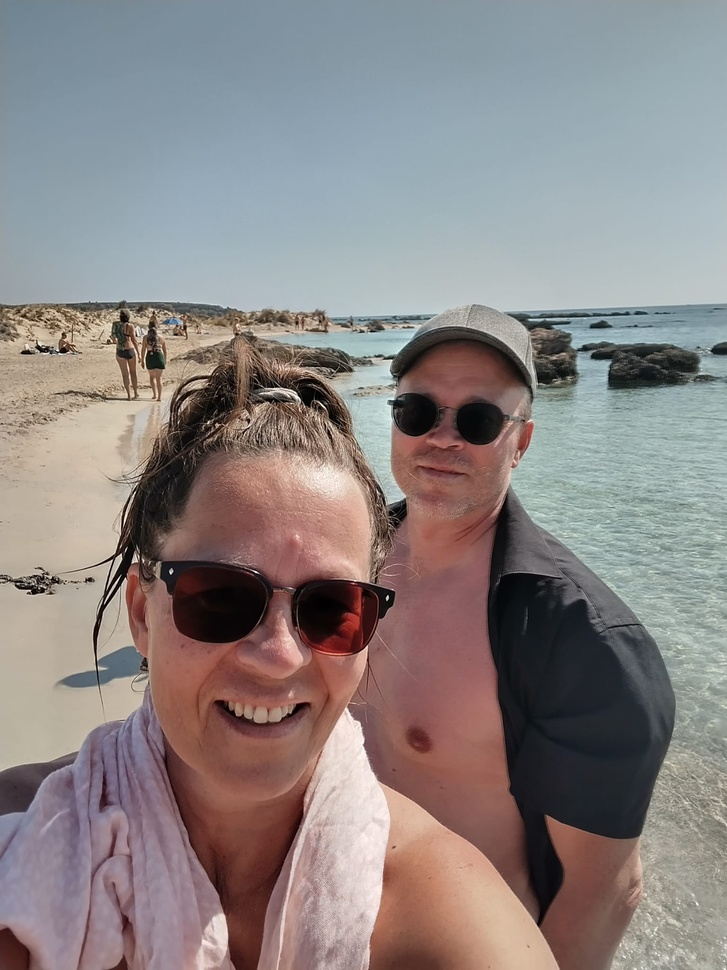
#> input picture cover.JPEG, 727 x 970 px, shrunk from 1536 x 2048 before the run
$ python lightened_image.py
#> lines starting #> are read from the running program, lines starting #| are printed output that depends on the picture
from PIL import Image, ImageDraw, ImageEnhance
import random, math

# --- Config ---
input_jpeg = "cover.JPEG"
output_jpeg = "lightened_hearts.jpg"

# --- Step 1: Load image ---
image = Image.open(input_jpeg).convert("RGB")
#> image is the input picture: PIL image 727x970 RGB; mean R, G, B 139.7, 132.3, 131.6

# --- Step 2: Lighten image ---
enhancer = ImageEnhance.Brightness(image)
image = enhancer.enhance(1.7)  # >1.0 = brighter, <1.0 = darker
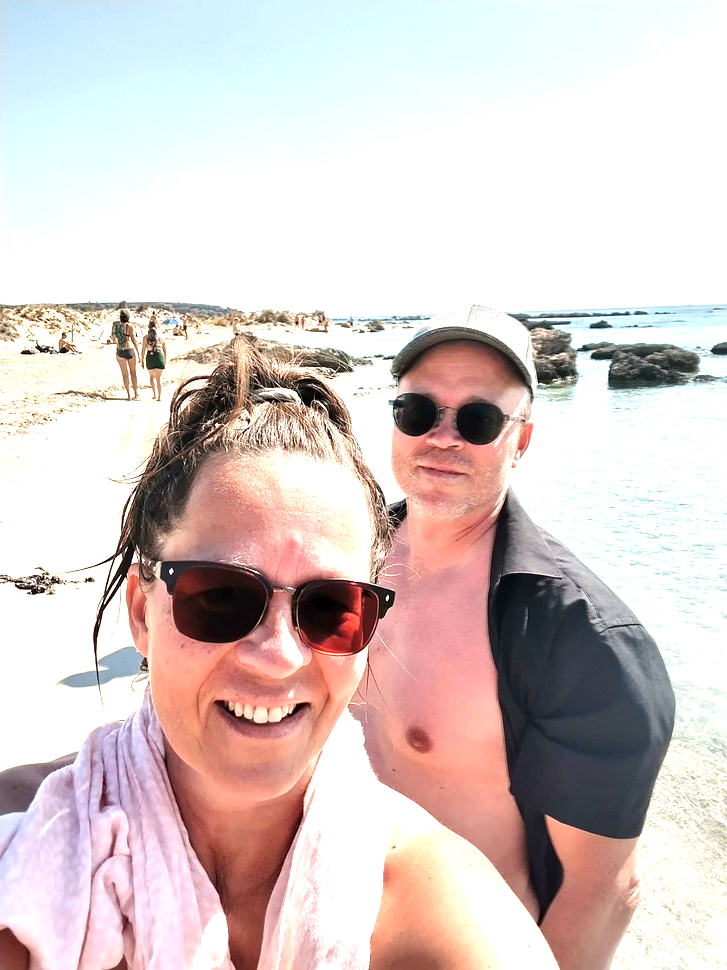
#> image: PIL image 727x970 RGB; mean R, G, B 216.8, 202.7, 200.5

# --- Step 3: Draw hearts ---
draw = ImageDraw.Draw(image)

# --- Step 4: Save result ---
image.save(output_jpeg)
print(f"✅ Lightened image with hearts saved as '{output_jpeg}'")
